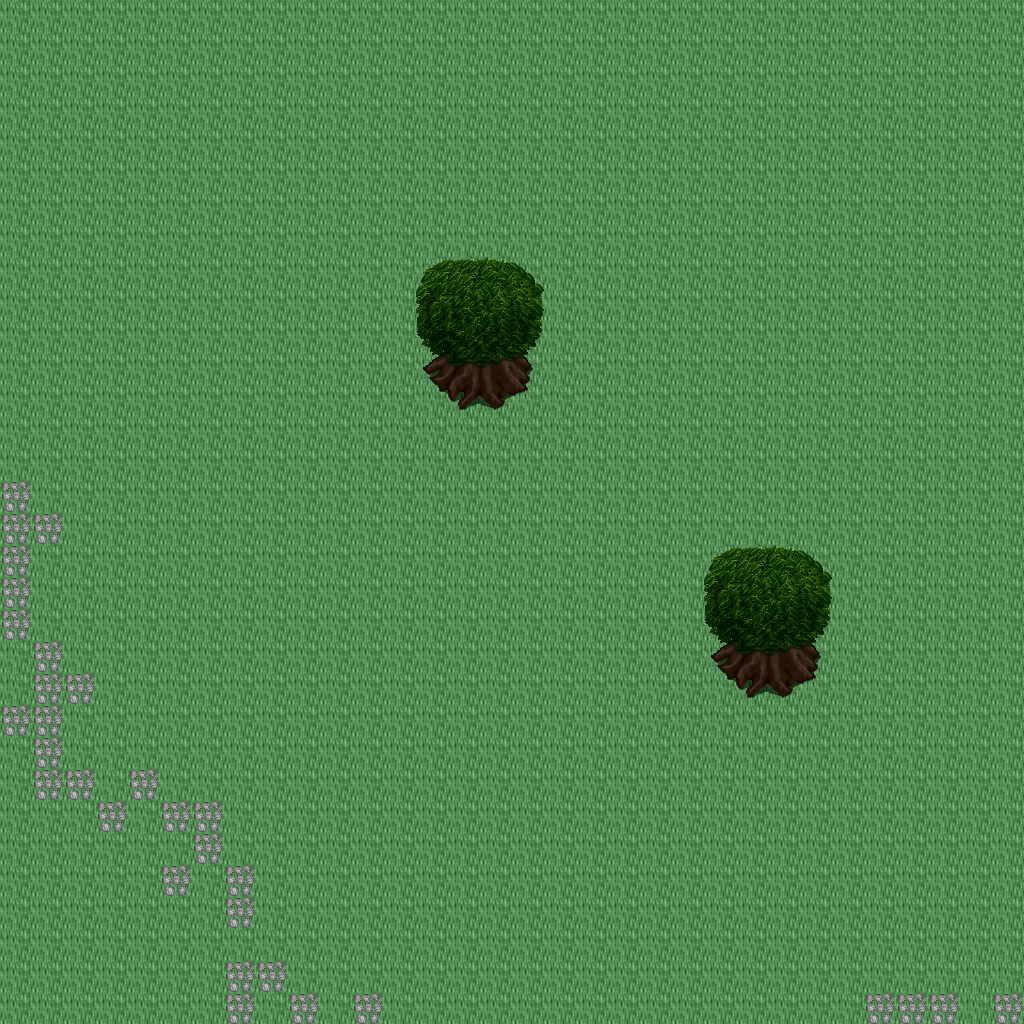

This game map was drawn from its Tiled (.tmx) file and the tilesets committed beside it. A one-line description and the trimmed map source follow:
An orthogonal 32x32 tile map with 32x32 px tiles, 5 tile layers (Ground, Objects, Objects2, Above, ...), 1 hidden layer not drawn, 21 tilesets.

<map version="1.10" tiledversion="1.11.0" orientation="orthogonal" renderorder="right-down" width="32" height="32" tilewidth="32" tileheight="32" infinite="0" nextlayerid="11" nextobjectid="1">
 <tileset firstgid="1" name="logic_collision" tilewidth="32" tileheight="32" tilecount="1" columns="1">
  <image source="../drawable/logic_collision.png" width="32" height="32" />
 </tileset>
 <tileset firstgid="2" name="ground_ground" tilewidth="32" tileheight="32" tilecount="33" columns="3">
  <image source="../drawable/ground_ground.png" width="96" height="352" />
 </tileset>
 <tileset firstgid="35" name="building_castle" tilewidth="32" tileheight="32" tilecount="320" columns="20">
  <image source="../drawable/building_castle.png" width="640" height="512" />
 </tileset>
 <tileset firstgid="355" name="ground_water_pool" tilewidth="32" tileheight="32" tilecount="72" columns="3">
  <image source="../drawable/ground_water_pool.png" width="96" height="768" />
 </tileset>
 <tileset firstgid="427" name="ground_earth_edges" tilewidth="32" tileheight="32" tilecount="18" columns="6">
  <image source="../drawable/ground_earth_edges.png" width="192" height="96" />
 </tileset>
 <tileset firstgid="445" name="ground_grass_corners" tilewidth="32" tileheight="32" tilecount="24" columns="6">
  <image source="../drawable/ground_grass_corners.png" width="192" height="128" />
 </tileset>
 <tileset firstgid="469" name="ground_grass_edges" tilewidth="32" tileheight="32" tilecount="36" columns="12">
  <image source="../drawable/ground_grass_edges.png" width="384" height="96" />
 </tileset>
 <tileset firstgid="505" name="object_row_boat" tilewidth="32" tileheight="32" tilecount="30" columns="6">
  <image source="../drawable/object_row_boat.png" width="192" height="160" />
 </tileset>
 <tileset firstgid="535" name="item_ropes" tilewidth="32" tileheight="32" tilecount="4" columns="2">
  <image source="../drawable/item_ropes.png" width="64" height="64" />
 </tileset>
 <tileset firstgid="539" name="object_boardwalk" tilewidth="32" tileheight="32" tilecount="36" columns="6">
  <image source="../drawable/object_boardwalk.png" width="192" height="192" />
 </tileset>
 <tileset firstgid="575" name="object_ship" tilewidth="32" tileheight="32" tilecount="368" columns="16">
  <image source="../drawable/object_ship.png" width="512" height="736" />
 </tileset>
 <tileset firstgid="943" name="item_fishing_nets" tilewidth="32" tileheight="32" tilecount="6" columns="3">
  <image source="../drawable/item_fishing_nets.png" width="96" height="64" />
 </tileset>
 <tileset firstgid="949" name="item_fishrods" tilewidth="32" tileheight="32" tilecount="12" columns="4">
  <image source="../drawable/item_fishrods.png" width="128" height="96" />
 </tileset>
 <tileset firstgid="961" name="plant_stump_stump_vertical" tilewidth="32" tileheight="32" tilecount="1" columns="1">
  <image source="../drawable/plant_stump_stump_vertical.png" width="32" height="32" />
 </tileset>
 <tileset firstgid="962" name="item_pot_barrel" tilewidth="32" tileheight="32" tilecount="2" columns="1">
  <image source="../drawable/item_pot_barrel.png" width="32" height="64" />
 </tileset>
 <tileset firstgid="964" name="ground_cobbled_paving" tilewidth="32" tileheight="32" tilecount="1" columns="1">
  <image source="../drawable/ground_cobbled_paving.png" width="32" height="32" />
 </tileset>
 <tileset firstgid="965" name="ground_ladder_vertical_pale" tilewidth="32" tileheight="32" tilecount="5" columns="5">
  <image source="../drawable/ground_ladder_vertical_pale.png" width="160" height="32" />
 </tileset>
 <tileset firstgid="970" name="item_caution_sign" tilewidth="32" tileheight="32" tilecount="1" columns="1">
  <image source="../drawable/item_caution_sign.png" width="32" height="32" />
 </tileset>
 <tileset firstgid="971" name="ground_ridge_earth_dark" tilewidth="32" tileheight="32" tilecount="96" columns="12">
  <image source="../drawable/ground_ridge_earth_dark.png" width="384" height="256" />
 </tileset>
 <tileset firstgid="1067" name="ground_ridge_earth_pale" tilewidth="32" tileheight="32" tilecount="96" columns="12">
  <image source="../drawable/ground_ridge_earth_pale.png" width="384" height="256" />
 </tileset>
 <tileset firstgid="1163" name="plant_tree_tree_darkgreen" tilewidth="32" tileheight="32" tilecount="88" columns="8">
  <image source="../drawable/plant_tree_tree_darkgreen.png" width="256" height="352" />
 </tileset>
 <layer id="1" name="Ground" width="32" height="32">
  <data>[1024 cells, 1024 non-empty, 1 distinct tile ids]</data>
 </layer>
 <layer id="2" name="Objects" width="32" height="32">
  <data>[1024 cells, 47 non-empty, 9 distinct tile ids]</data>
 </layer>
 <layer id="3" name="Objects2" width="32" height="32">
  <data>[1024 cells, 0 non-empty, 0 distinct tile ids]</data>
 </layer>
 <layer id="4" name="Above" width="32" height="32">
  <data>[1024 cells, 24 non-empty, 12 distinct tile ids]</data>
 </layer>
 <layer id="5" name="Above2" width="32" height="32">
  <data>[1024 cells, 0 non-empty, 0 distinct tile ids]</data>
 </layer>
 <layer id="6" name="Walkable" width="32" height="32" visible="0">
  <data>[1024 cells, 16 non-empty, 1 distinct tile ids]</data>
 </layer>
 <objectgroup id="7" name="Mapevents" />
 <objectgroup id="8" name="Spawn" />
 <objectgroup id="9" name="Keys" />
 <objectgroup id="10" name="Replace" />
</map>
